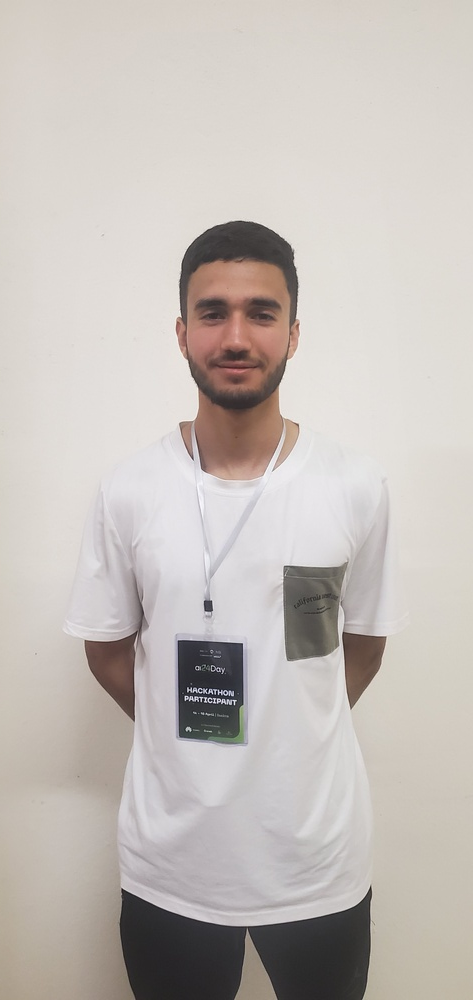
#> input picture data/in/20250415_234453.jpg, 473 x 1000 px, shrunk from 1908 x 4032 before the run; its folder holds only this picture in this run
$ python datasetmaker.py
#> lines starting #> are read from the running program, lines starting #| are printed output that depends on the picture
import cv2
import os

# === Get path of "in" folder relative to script location ===
input_folder = os.path.join(os.path.dirname(__file__), "in")
output_folder = os.path.join(os.path.dirname(__file__), "out_faces")

# === Load Haar Cascade face detector ===
face_cascade = cv2.CascadeClassifier(cv2.data.haarcascades + "haarcascade_frontalface_default.xml")

# === Check if input folder exists ===
if not os.path.exists(input_folder):
    print(f"[ERROR] Input folder '{input_folder}' not found.")
    exit()

# Create output folder if it doesn't exist
os.makedirs(output_folder, exist_ok=True)

# === Process all images in the folder ===
for i, filename in enumerate(os.listdir(input_folder)):
    img_path = os.path.join(input_folder, filename)
    img = cv2.imread(img_path)
#> img is the input picture: shape (1000, 473, 3); mean B, G, R 185.3, 189.9, 196.4

    if img is None:
        print(f"[WARNING] Skipping unreadable file: {filename}")
        continue

    gray = cv2.cvtColor(img, cv2.COLOR_BGR2GRAY)
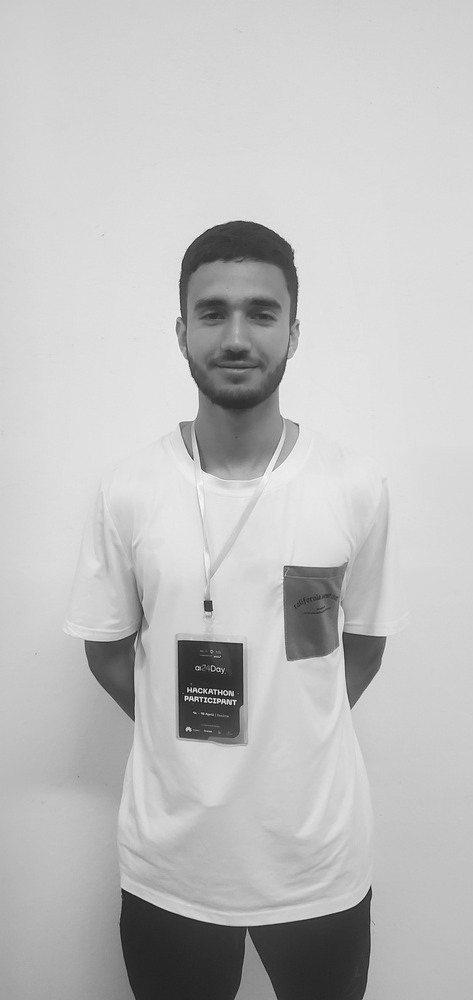
#> gray: shape (1000, 473); min 1, max 251, mean 191.3
    faces = face_cascade.detectMultiScale(gray, scaleFactor=1.1, minNeighbors=5)
#> faces = [[165, 258, 143, 143]]

    for j, (x, y, w, h) in enumerate(faces):
        face_crop = img[y:y + h, x:x + w]
        face_filename = os.path.join(output_folder, f"face_{i}_{j}.jpg")
        cv2.imwrite(face_filename, face_crop)
        print(f"[INFO] Saved: {face_filename}")
#> this loop made 1 pass
#| [INFO] Saved: data/out_faces/face_0_0.jpg
#> pass 1, `face_crop = img[y:y + h, x:x + w]`:
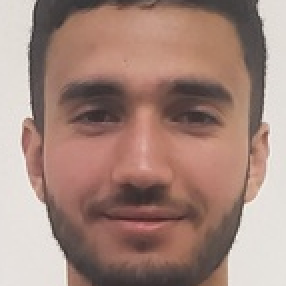
#> face_crop: shape (143, 143, 3) (shown 2 times larger); mean B, G, R 124.4, 134.4, 163.6

print("[DONE] All faces have been cropped and saved.")

$ run again, on data/in/20250415_234506.jpg
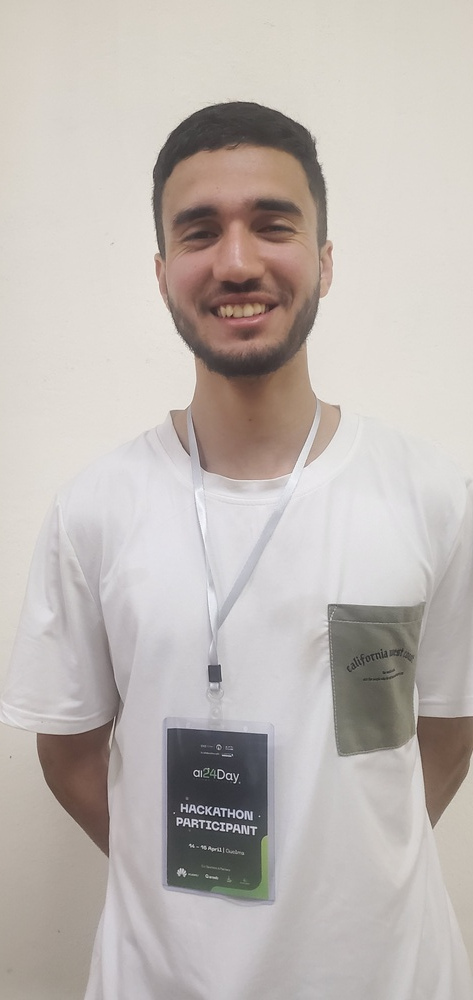
#> input picture data/in/20250415_234506.jpg, 473 x 1000 px, shrunk from 1908 x 4032 before the run
#> img is the input picture: shape (1000, 473, 3); mean B, G, R 179.8, 184.1, 191.1
#> `gray = cv2.cvtColor(img, cv2.COLOR_BGR2GRAY)`:
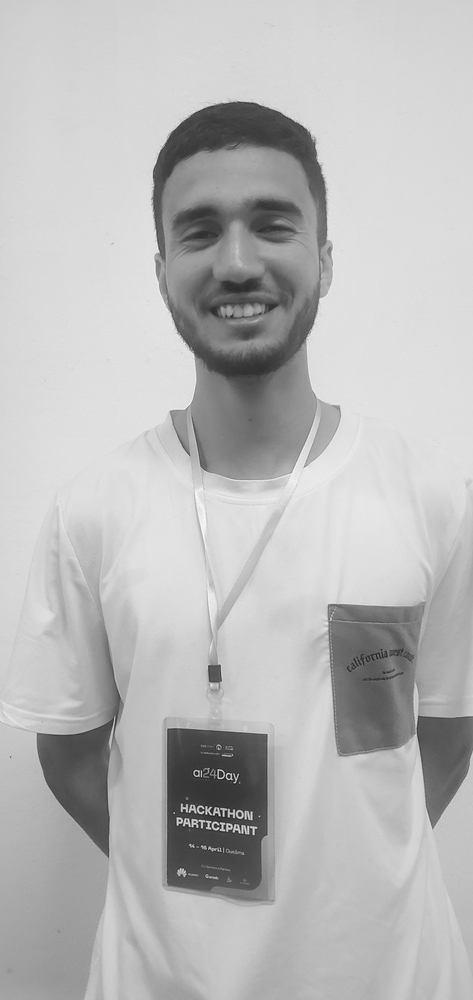
#> gray: shape (1000, 473); min 23, max 253, mean 185.8
#> faces = [[130, 144, 213, 213]]
#> the loop `for j, (x, y, w, h) in enumerate(faces):` made 1 pass
#> (printed output is left out)
#> pass 1, `face_crop = img[y:y + h, x:x + w]`:
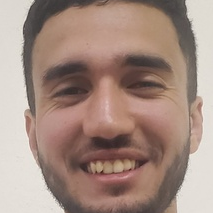
#> face_crop: shape (213, 213, 3); mean B, G, R 129.5, 140.2, 164.1

$ run again, on data/in/20250415_234514.jpg
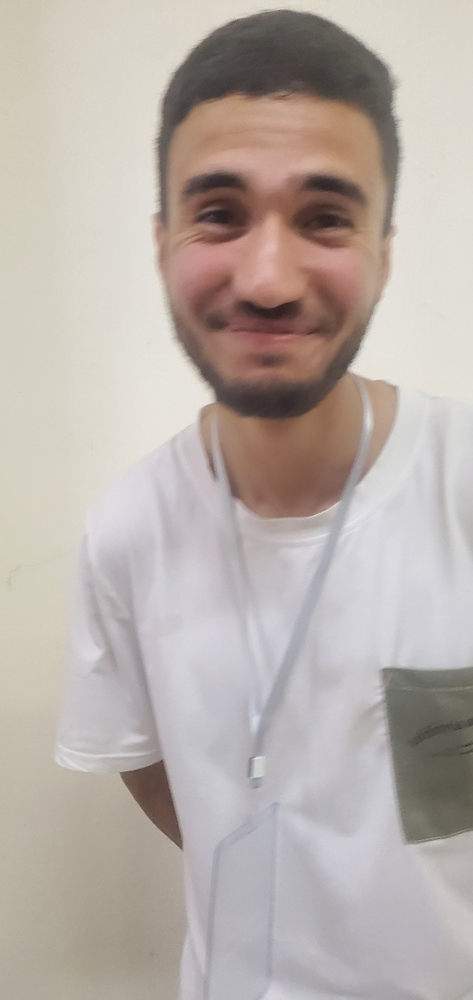
#> input picture data/in/20250415_234514.jpg, 473 x 1000 px, shrunk from 1908 x 4032 before the run
#> img is the input picture: shape (1000, 473, 3); mean B, G, R 169.5, 175.4, 184.6
#> `gray = cv2.cvtColor(img, cv2.COLOR_BGR2GRAY)`:
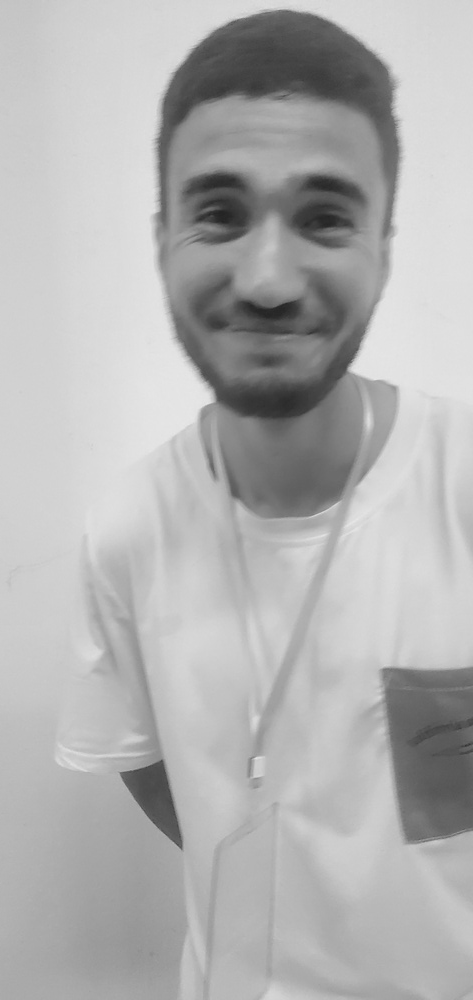
#> gray: shape (1000, 473); min 34, max 231, mean 177.5
#> faces = [[111, 90, 320, 320]]
#> the loop `for j, (x, y, w, h) in enumerate(faces):` made 1 pass
#> (printed output is left out)
#> pass 1, `face_crop = img[y:y + h, x:x + w]`:
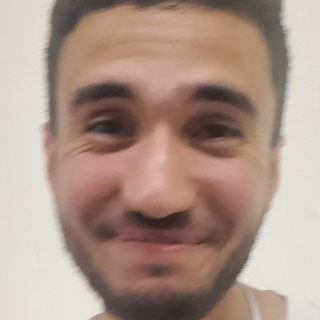
#> face_crop: shape (320, 320, 3); mean B, G, R 136.8, 148.6, 172.3

$ run again, on data/in/20250415_234516.jpg
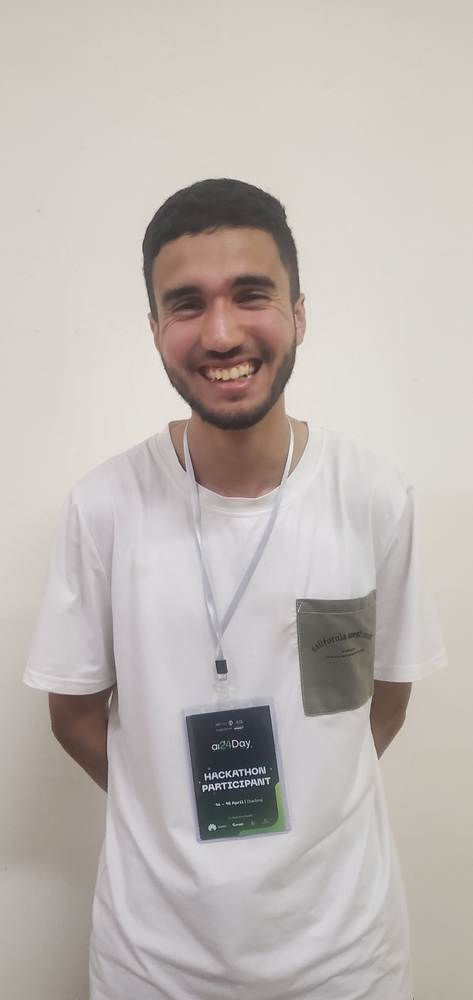
#> input picture data/in/20250415_234516.jpg, 473 x 1000 px, shrunk from 1908 x 4032 before the run
#> img is the input picture: shape (1000, 473, 3); mean B, G, R 179.5, 184.1, 190.6
#> `gray = cv2.cvtColor(img, cv2.COLOR_BGR2GRAY)`:
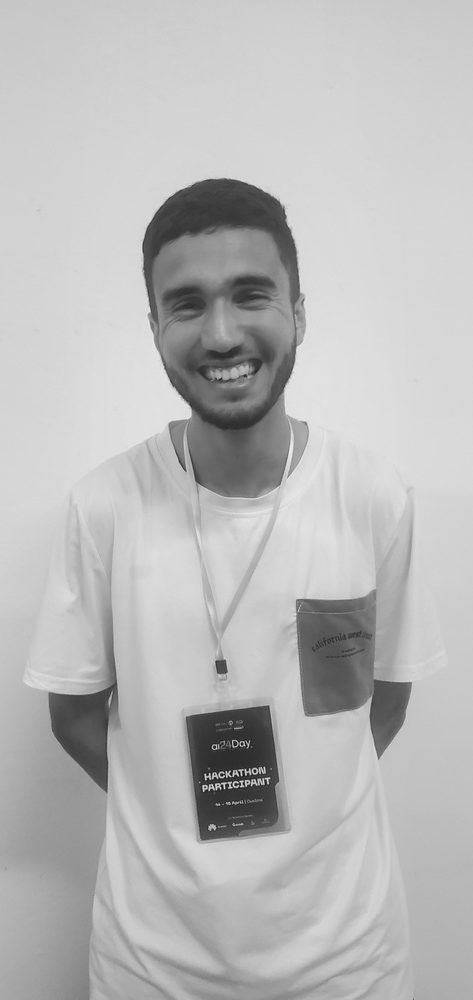
#> gray: shape (1000, 473); min 15, max 243, mean 185.5
#> faces = [[127, 227, 187, 187]]
#> the loop `for j, (x, y, w, h) in enumerate(faces):` made 1 pass
#> (printed output is left out)
#> pass 1, `face_crop = img[y:y + h, x:x + w]`:
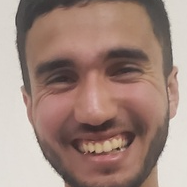
#> face_crop: shape (187, 187, 3); mean B, G, R 124.9, 134.7, 160.4

$ run again, on data/in/20250415_234456.jpg
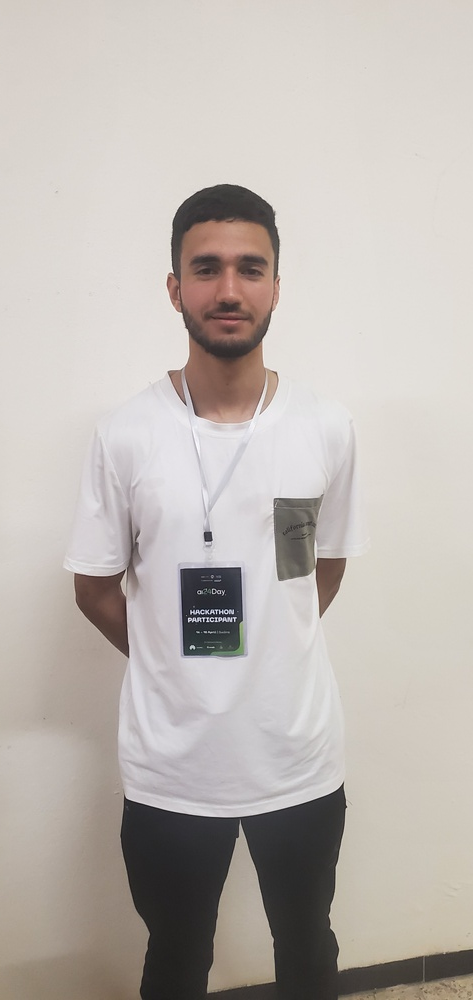
#> input picture data/in/20250415_234456.jpg, 473 x 1000 px, shrunk from 1908 x 4032 before the run
#> img is the input picture: shape (1000, 473, 3); mean B, G, R 178.1, 183.2, 189.8
#> `gray = cv2.cvtColor(img, cv2.COLOR_BGR2GRAY)`:
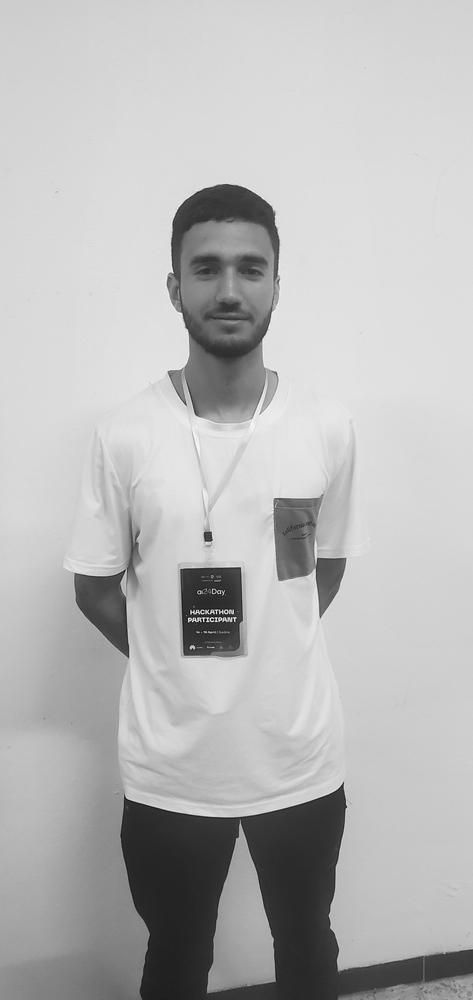
#> gray: shape (1000, 473); min 1, max 254, mean 184.6
#> faces = [[163, 220, 130, 130]]
#> the loop `for j, (x, y, w, h) in enumerate(faces):` made 1 pass
#> (printed output is left out)
#> pass 1, `face_crop = img[y:y + h, x:x + w]`:
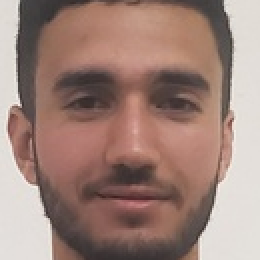
#> face_crop: shape (130, 130, 3) (shown 2 times larger); mean B, G, R 121.5, 130.6, 158.3
